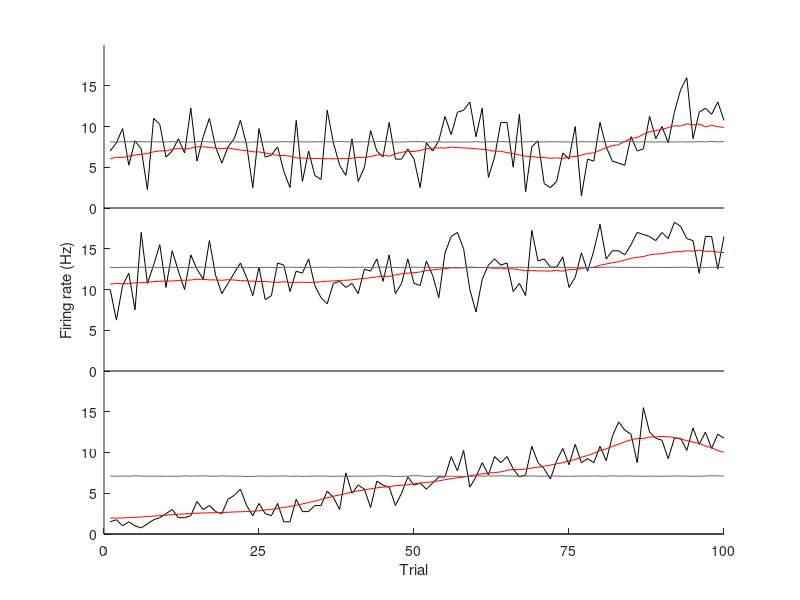
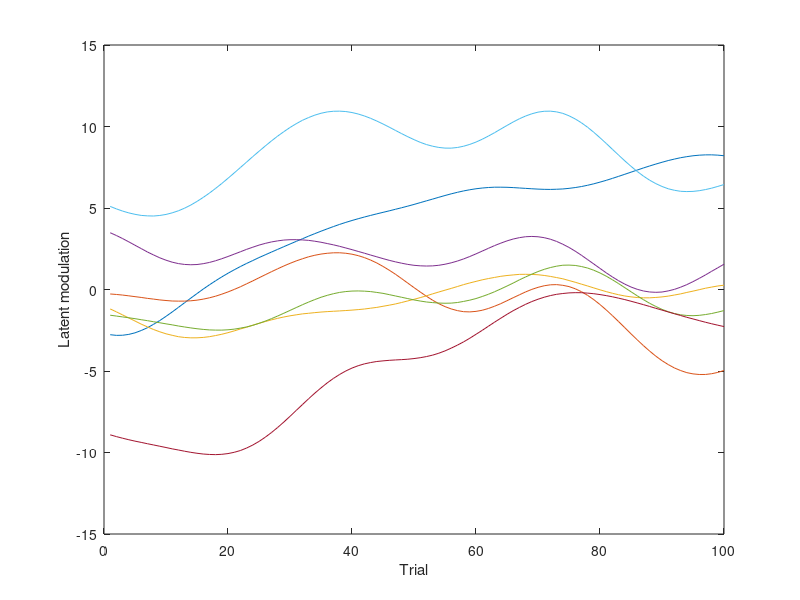
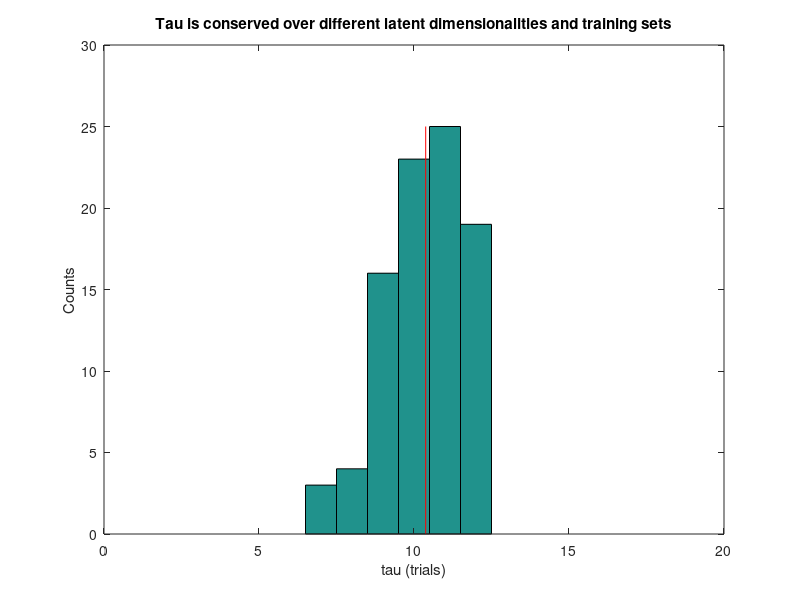
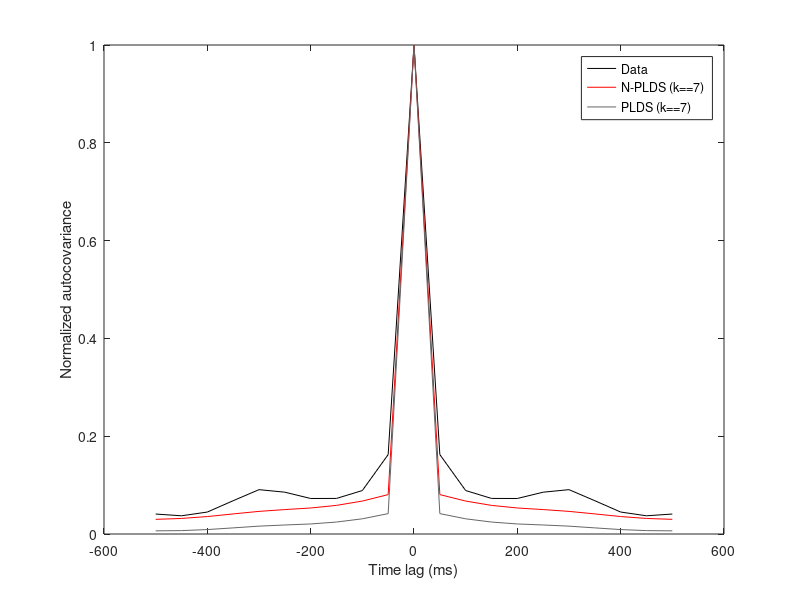

The MATLAB source for these figures, in order:
%% Global settings
code_dir = '/nfs/nhome/live/gbohner/Dropbox/Gatsby/Random/Mijung_NPLDS/Code';
data_file = '/nfs/data3/gergo/Mijung/Figure4/Input_data/alexdata_session2_org0_bin50.mat';
NSFR_fit_file = '/nfs/data3/gergo/Mijung/Figure4/Example_run/k7_run5/final_NSFR_data.mat';
NSFR_sim_file = '/nfs/data3/gergo/Mijung/Figure4/Example_run/k7_run5/final_NSFR_data_predfr_all.mat';
PLDS_sim_file = '/nfs/data3/gergo/Mijung/Figure4/Example_run/k7_run5/final_PLDS_data_predfr_all.mat';

cd(code_dir);

DATA_COLOR = [0 0 0];
NSFR_COLOR = [1 0 0];
PLDS_COLOR = [.4 .4 .4];

%% Panel A - Example data, plus NSFR and PLDS fits

% % Extract the data (commented out)
% load(data_file, 'resps');
% resps = double(resps);
% resps = squeeze(mean(resps,2));
% pop_mean = mean(mean(mean(resps)))*20; %Average spike / bin * 20 (due to 50 ms bins) = average firing rate;
% resps_orig = resps;
% % 
% %Do smoothing then least square to find non-stationarity
% for i1 = 1:size(resps,1)
%   resps(i1,:) = smooth(resps(i1,:),'moving',15);
% end
% resps_smooth = resps;
% resps = bsxfun(@minus, resps, mean(resps,2));
% resps = sqrt(mean(resps.^2,2));
% [~, ix] = sort(resps,'descend');
% 
% % %Do linear regression to find non-stationarity
% % lincoeffs = zeros(size(resps,1),1);
% % for i1 = 1:size(resps,1)
% %   p = polyfit(1:100,resps(i1,:),1);
% %   lincoeffs(i1) = p(1);
% % end
% % [~,ix] = sort(abs(lincoeffs),'descend');
%  
% %Choose which neurons to show
% neurons_to_show = ix(1:3);
% 
% %Load simulated data
% load(NSFR_sim_file, 'fr_mean_pred_all');
% fr_mean_pred_NSFR = median(fr_mean_pred_all,3);
% load(PLDS_sim_file, 'fr_mean_pred_all');
% fr_mean_pred_PLDS = median(fr_mean_pred_all,3);
% 
% save('Figure4/Final_plots/Panel_A','resps_orig','fr_mean_pred_NSFR','fr_mean_pred_PLDS','neurons_to_show')

%Make the figure;
load('Figure4/Final_plots/Panel_A');

fig1 = figure(1); clf
hold on;
for i1 = 1:length(neurons_to_show)
  plot(resps_orig(neurons_to_show(i1),:)'*20+(i1-1)*20, 'Color', DATA_COLOR);
  line([0,100],[(i1-1)*20,(i1-1)*20],'Color','k');
end

for i1 = 1:length(neurons_to_show)
  plot(fr_mean_pred_NSFR(neurons_to_show(i1),:)'*20+(i1-1)*20,'Color', NSFR_COLOR);
end
 

for i1 = 1:length(neurons_to_show)
  plot(fr_mean_pred_PLDS(neurons_to_show(i1),:)'*20+(i1-1)*20,'Color',PLDS_COLOR);
end

set(gca,'XTick',0:25:100);
ylim([0,20*length(neurons_to_show)]);
set(gca,'YTick',0:5:(20*length(neurons_to_show)-1));
set(gca,'YTickLabel',repmat(0:5:15,1,length(neurons_to_show)));
xlabel('Trial')
ylabel('Firing rate (Hz)');

set(fig1,'Units','centimeters');
set(fig1,'Position',[1,1,12,24]);

print('-depsc2', 'Figure4/Final_plots/Panel_A.eps');

%% Panel B - Example modulation over trials

% % Extract the data (commented out)
% %See h-predictions (they're on the line for h);
% load(NSFR_fit_file, 'datastruct');
% load(NSFR_sim_file, 'hall');
% fig2 = figure(2);
% 
% C = datastruct.Mstep{end}.C;
% 
% save('Figure4/Final_plots/Panel_B','hall','C')

% Make the figure;
load('Figure4/Final_plots/Panel_B');

fig2 = figure(2);
plot(1:100, hall); % Quite meaningless honestly, see other options below
ylabel('Latent modulation');

% plot(1:100, exp(C*hall)*20); % AFter projecting through C matrix and exponentiating (individual neurons), *20 due to 50 ms bins to get Hz
% ylabel('Firing rate modulation (Hz)');

% plot(1:100, (C*hall) + log(20)) % AFter projecting through C matrix, but before exponentiating (individual neurons)
% ylabel('Log firing rate modulation (log Hz)');

xlabel('Trial')
set(fig2,'Units','centimeters');
set(fig2,'Position',[1,1,20,10]);
print('-depsc2', 'Figure4/Final_plots/Panel_B.eps');

%% Panel C - Tau histogram
load('Figure4/Final_plots/Panel_C','tau2_end'); % k x runs tau^2 after last iteration
fig3 = figure(3);
tau2_end = tau2_end(:);
hist(sqrt(tau2_end),0:1:20); %Create histogram
xlim([0,20])
ylim([0,30]);
hold on;
mean_tau = mean(sqrt(tau2_end));
line([mean_tau mean_tau], [0,25],'Color','r'); %Add line to the mean

xlabel('tau (trials)');
ylabel('Counts');
title('Tau is conserved over different latent dimensionalities and training sets');
set(fig3,'Units','centimeters');
set(fig3,'Position',[1,1,20,10]);
print('-depsc2', 'Figure4/Final_plots/Panel_C.eps');

%% Panel D - Total Covariance
load('Figure4/Final_plots/Panel_D');

%All XCov*_total are cell by timeshifts
%All XCov*_condi are trial by cell by timeshifts

%Compute normalized covariances
to_plot(1,:) = squeeze(mean(XCov_data_total,1))/max(mean(XCov_data_total,1));
to_plot(2,:) = squeeze(mean(XCov_NSFR_total,1))/max(mean(XCov_NSFR_total,1));
to_plot(3,:) = squeeze(mean(XCov_PLDS_total,1))/max(mean(XCov_PLDS_total,1));
to_plot(4,:) = squeeze(mean(mean(XCov_data_condi,1),2))/max(mean(mean(XCov_data_condi,1),2));
to_plot(5,:) = squeeze(mean(mean(XCov_NSFR_condi,1),2))/max(mean(mean(XCov_NSFR_condi,1),2));
to_plot(6,:) = squeeze(mean(mean(XCov_PLDS_condi,1),2))/max(mean(mean(XCov_PLDS_condi,1),2));


fig4 = figure(4); hold off;
%Total covariances
plot(-500:50:500,to_plot(1,:),'Color',DATA_COLOR);
hold on;
plot(-500:50:500,to_plot(2,:),'Color',NSFR_COLOR)
plot(-500:50:500,to_plot(3,:),'Color',PLDS_COLOR)

% %Conditional covariances
% plot(-500:50:500,to_plot(4,:),'Color',DATA_COLOR,'LineStyle','--'); 
% plot(-500:50:500,to_plot(5,:),'Color',NSFR_COLOR,'LineStyle','--')
% plot(-500:50:500,to_plot(6,:),'Color',PLDS_COLOR,'LineStyle','--')

legend({'Data','N-PLDS (k==7)','PLDS (k==7)'})
xlabel('Time lag (ms)')
ylabel('Normalized autocovariance')
set(fig4,'Units','centimeters');
set(fig4,'Position',[1,1,15,10]);
print('-depsc2', 'Figure4/Final_plots/Panel_D.eps');

%% Panel E - Error values
load('Figure4/Final_plots/Panel_E.mat')
fig5 = figure(5); 
errorbar((1:9)-.05, mean(NSFR_error,2)/640*20, std(NSFR_error,0,2)/640*20, 'rx'); %/640 due to 10 left out trials and 64 neurons/trials to get error / single bin, *20 to get back to Hz from 50 ms bins.
hold on; errorbar((1:9)+.05, mean(PLDS_error,2)/640*20, std(PLDS_error,0,2)/640*20, 'bx');
ylim([0.002 0.005]*20)
xlabel('k')
title('RMSE in firing rates on left out trials (10%) after 30 iter')
set(gca,'XTick',1:9);
ylabel('RMSE'); %Population mean firing rate 4.5412 over everything;
legend('N-PLDS','PLDS')
set(fig5,'Units','centimeters');
set(fig5,'Position',[1,1,20,10]);
print('-depsc2', 'Figure4/Final_plots/Panel_E.eps');

%% Panel F - Error values on just certain neurons, based on non-stationarity
load('Figure4/Final_plots/Panel_F','NSFR_error_each', 'PLDS_error_each','neuron_stationarity_sort')

%Most non-stationary 5 neurons
neurons_to_include = neuron_stationarity_sort(1:5); %1 - most nonstationary, end - most stationary
NSFR_error = mean(NSFR_error_each(:,:,neurons_to_include),3);
PLDS_error = mean(PLDS_error_each(:,:,neurons_to_include),3);

fig6 = figure(6); 
errorbar((1:9)-.05, mean(NSFR_error,2)/(10*length(neurons_to_include))*20, std(NSFR_error,0,2)/(10*length(neurons_to_include))*20, 'rx'); %/(10*length(neurons_to_include)) due to 10 left out trials and certain number of chosen neurons/trials to get error / single bin, *20 to get back to Hz from 50 ms bins.
hold on; errorbar((1:9)+.05, mean(PLDS_error,2)/(10*length(neurons_to_include))*20, std(PLDS_error,0,2)/(10*length(neurons_to_include))*20, 'bx');
xlabel('k')
title('RMSE in firing rates of most non-stationary 5 neurons')
set(gca,'XTick',1:9);
ylabel('RMSE'); %Population mean firing rate 4.5412 over everything;
legend('N-PLDS','PLDS')
set(fig6,'Units','centimeters');
set(fig6,'Position',[1,1,20,10]);
print('-depsc2', 'Figure4/Final_plots/Panel_F.eps');

%Most stationary 5 neurons
neurons_to_include = neuron_stationarity_sort(end-4:end); %1 - most nonstationary, end - most stationary
NSFR_error = mean(NSFR_error_each(:,:,neurons_to_include),3);
PLDS_error = mean(PLDS_error_each(:,:,neurons_to_include),3);

fig7 = figure(7); 
errorbar((1:9)-.05, mean(NSFR_error,2)/(10*length(neurons_to_include))*20, std(NSFR_error,0,2)/(10*length(neurons_to_include))*20, 'rx'); %/(10*length(neurons_to_include)) due to 10 left out trials and certain number of chosen neurons/trials to get error / single bin, *20 to get back to Hz from 50 ms bins.
hold on; errorbar((1:9)+.05, mean(PLDS_error,2)/(10*length(neurons_to_include))*20, std(PLDS_error,0,2)/(10*length(neurons_to_include))*20, 'bx');
xlabel('k')
title('RMSE in firing rates of most non-stationary 5 neurons')
set(gca,'XTick',1:9);
ylabel('RMSE'); %Population mean firing rate 4.5412 over everything;
legend('N-PLDS','PLDS')
set(fig7,'Units','centimeters');
set(fig7,'Position',[1,1,20,10]);
print('-depsc2', 'Figure4/Final_plots/Panel_F2.eps');


